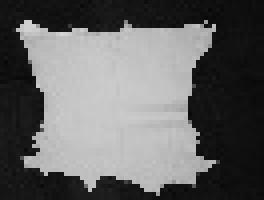
#> input picture C++/Imagens/070_passo.JPG, 66 x 50 px (shown 4 times larger)
$ python GLCM_TEST_PARTIAL_MATRIX.py   (Python 2 division)
#> lines starting #> are read from the running program, lines starting #| are printed output that depends on the picture
### Python/Metodos.py
## SVM - OpenCV 2.4.13
import cv2
import numpy as np
import math as mp
import random
from Classes import *
#import matplotlib.pyplot as plt
#####################################################################################################################################################################################################
## retorna o numero de objetos e o numero de atributos do arquivo MomCent padronizado.
# [124 lines left out: functions GetObjetosAtributos, PassaBancoDeDadosParaMat, AtribuirValoresMatrizes, GetQuantidadeDeObjetosPorClasse, leave_on_out, Normalizar and 3 more, not called in this run]
#####################################################################################################################################################################################################
##
def getCoOccurrenceMatrix(image, grayscale):
        coOccurence = np.zeros((grayscale,grayscale))                                               ##
        for i in range(image.shape[0]):                                                             ##
                for j in range(image.shape[1]-1):                                                       ##
                        coOccurence[image[i,j],image[i,j+1]] += 1                                       ##
        return coOccurence                                                                          ##
#####################################################################################################################################################################################################
##
# [7 lines left out: function getCoOccurrenceMatrixMod, not called in this run]
#####################################################################################################################################################################################################
##
def normalizeCoOccurrenceMatrix(coOccurence,imageQuantized, grayscale):
        coOccurenceNormalized = np.zeros((grayscale,grayscale))                                                                 ##
        for i in range(grayscale):                                                                                              ##
                for j in range(grayscale):                                                                                      ##
                        coOccurenceNormalized[i,j] = coOccurence[i,j]/(imageQuantized.shape[0]*(imageQuantized.shape[1] -1))    ##
        return coOccurenceNormalized                                                                                            ##
#####################################################################################################################################################################################################
##
# [236 lines left out: functions getFeatures, resize_img, resize_img_passo, cria_Arquivo_GLCM, GLCM, memory and 6 more, not called in this run]

def GLCM_tipo1(img, classe):
        glcm_atributes = np.zeros(25,dtype=np.float64)
        gray = 256
        coOccurence = getCoOccurrenceMatrix(img, 256)
        coOccurenceNormalized = normalizeCoOccurrenceMatrix(coOccurence,img,256)
        for i in range(gray):
                for j in range(gray):
                        ij = coOccurenceNormalized[i,j]
                        glcm_atributes[1]  += ij*ij
                        glcm_atributes[2]  += ((i-j)*(i-j) * (ij))
                        glcm_atributes[5]  += (ij)/(1+((i-j)*(i-j)))
                        glcm_atributes[9]  += ij* np.log10(ij+ 1e-30)
                        glcm_atributes[15] += (ij)/(1+abs(i-j))
                        glcm_atributes[16] += ij*(i+j)
                        glcm_atributes[21] += ij*abs(i-j)
                        glcm_atributes[22] += ij*(i-j)
                        glcm_atributes[23] += ij*i*j
        glcm_atributes[17] = np.amax(coOccurenceNormalized)
        glcm_atributes[16] /= 2
        glcm_atributes[22] /= 2
        glcm_atributes[9] *= -1
        return glcm_atributes[1:]

# [46 lines left out: functions GLCM_tipo2, LBP_img, not called in this run]

#----------------------------------------------------------------------
def getLineCoOccurence(img,indexLine,grayscale=256):
        """
        """
        result = np.zeros((1,grayscale))
        for i in range(0,img.shape[0]):
                for j in range(0,img.shape[1]-1):
                        if (img[i,j] == indexLine):
                                result[0,img[i,j+1]] += 1
        return result


def normalizeLine(line, imgshape):
        return line/((imgshape[0]*(imgshape[1]-1)))

def GLCM_tipo3(img, classe, gray = 256):
        glcm_atributes = np.zeros(26,dtype=np.float64)
        for i in range(gray):
                coOccurenceNormalized = normalizeLine(getLineCoOccurence(img,i,grayscale=gray), img.shape)
                if np.amax(coOccurenceNormalized)> glcm_atributes[17]:
                        glcm_atributes[17] = np.amax(coOccurenceNormalized)
                for j in range(gray):
                        ij = coOccurenceNormalized[0,j]
                        glcm_atributes[1]  += ij*ij
                        glcm_atributes[2]  += ((i-j)*(i-j) * (ij))
                        glcm_atributes[5]  += (ij)/(1+((i-j)*(i-j)))
                        glcm_atributes[9]  += ij*np.log10(ij+1e-30)
                        glcm_atributes[15] += (ij)/(1+abs(i-j))
                        glcm_atributes[16] += ij*(i+j)
                        glcm_atributes[21] += ij*abs(i-j)
                        glcm_atributes[22] += ij*(i-j)
                        glcm_atributes[23] += ij*i*j
        glcm_atributes[16] /= 2
        glcm_atributes[22] /= 2
        glcm_atributes[25] = classe
        glcm_atributes[9]  *= -1
        return glcm_atributes[1:]

### Python/GLCM_TEST_PARTIAL_MATRIX.py
# [57 lines of commented-out code are left out]


from Metodos import *
img = cv2.imread("../C++/Imagens/070_passo.JPG",0)
#> img is the input picture: shape (50, 66); min 8, max 213, mean 100.7
print GLCM_tipo3(img, 1.0)
#> after the loop in GLCM_tipo3, `for i in range(gray):`: glcm_atributes = 26 values, max 17386.7 at index 23, min -2.66 at index 9, mean 709.5
#| [3.57282840e-03 8.49970769e+02 0.00000000e+00 0.00000000e+00
#|  3.55856927e-01 0.00000000e+00 0.00000000e+00 0.00000000e+00
#|  2.66251745e+00 0.00000000e+00 0.00000000e+00 0.00000000e+00
#|  0.00000000e+00 0.00000000e+00 4.24419063e-01 1.01993077e+02
#|  1.44615385e-02 0.00000000e+00 0.00000000e+00 0.00000000e+00
#|  7.99230769e+00 5.55384615e-02 1.73867126e+04 0.00000000e+00
#|  1.00000000e+00]
img = cv2.imread("../C++/Imagens/070_passo.JPG",0)
print GLCM_tipo1(img, 1.0)
#> after the loop in getCoOccurrenceMatrix, `for i in range(image.shape[0]):`:
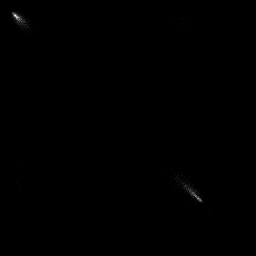
#> coOccurence: shape (256, 256) float64; min 0, max 47, mean 0; drawn with min black and max white
#> after the loop in GLCM_tipo1, `for i in range(gray):`: glcm_atributes = 25 values, max 17386.7 at index 23, min -2.66 at index 9, mean 737.9
#| [3.57282840e-03 8.49970769e+02 0.00000000e+00 0.00000000e+00
#|  3.55856927e-01 0.00000000e+00 0.00000000e+00 0.00000000e+00
#|  2.66251745e+00 0.00000000e+00 0.00000000e+00 0.00000000e+00
#|  0.00000000e+00 0.00000000e+00 4.24419063e-01 1.01993077e+02
#|  1.44615385e-02 0.00000000e+00 0.00000000e+00 0.00000000e+00
#|  7.99230769e+00 5.55384615e-02 1.73867126e+04 0.00000000e+00]
